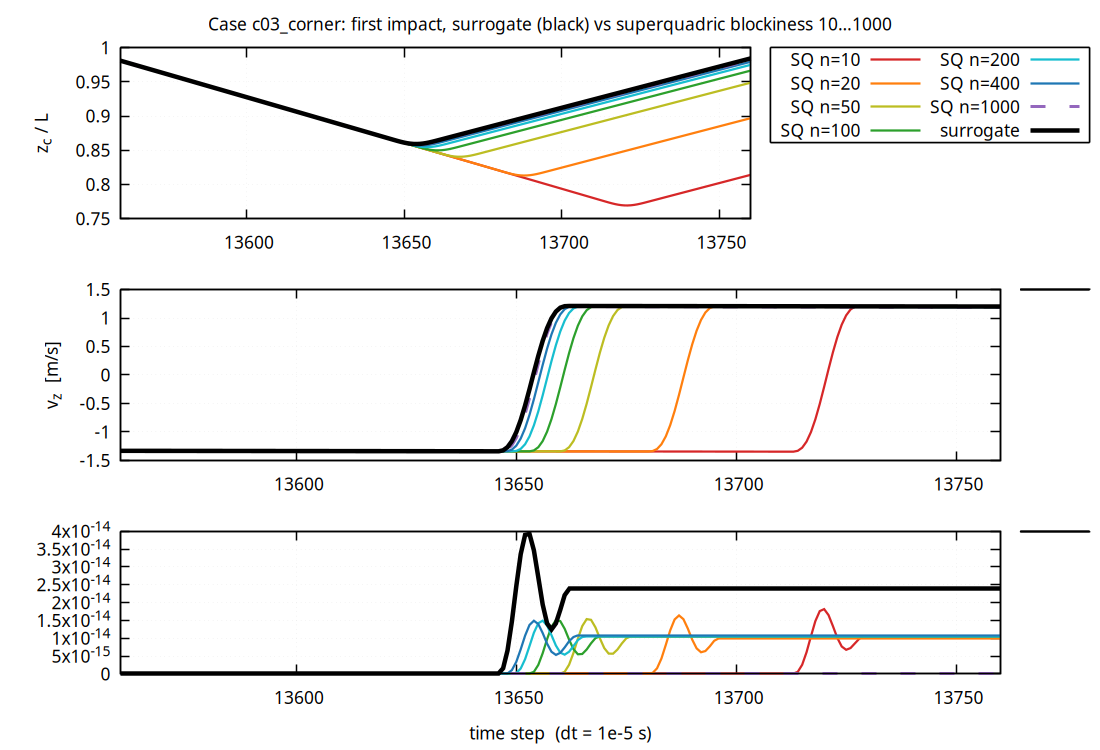

Recreate this plot in gnuplot.
load "common.gp"
set output "fig_c03_corner_first_impact.png"
set multiplot layout 3,1 title "Case c03_corner: first impact, surrogate (black) vs superquadric blockiness 10…1000" noenhanced
set xrange [13560:13760]
set key outside right
set lmargin 12
P(m) = S."ts_c03_corner_".m.".dat"
set ylabel "z_c / L"
unset xlabel
plot P("sq_n10")   u 1:($5/0.01) w l ls 2 t "SQ n=10", \
     P("sq_n20")   u 1:($5/0.01) w l ls 3 t "SQ n=20", \
     P("sq_n50")   u 1:($5/0.01) w l ls 4 t "SQ n=50", \
     P("sq_n100")  u 1:($5/0.01) w l ls 5 t "SQ n=100", \
     P("sq_n200")  u 1:($5/0.01) w l ls 6 t "SQ n=200", \
     P("sq_n400")  u 1:($5/0.01) w l ls 7 t "SQ n=400", \
     P("sq_n1000") u 1:($5/0.01) w l ls 8 t "SQ n=1000", \
     P("surrogate") u 1:($5/0.01) w l ls 1 t "surrogate"
set ylabel "v_z  [m/s]"
plot P("sq_n10")   u 1:8 w l ls 2 notitle, P("sq_n20") u 1:8 w l ls 3 notitle, P("sq_n50") u 1:8 w l ls 4 notitle, \
     P("sq_n100")  u 1:8 w l ls 5 notitle, P("sq_n200") u 1:8 w l ls 6 notitle, P("sq_n400") u 1:8 w l ls 7 notitle, \
     P("sq_n1000") u 1:8 w l ls 8 notitle, P("surrogate") u 1:8 w l ls 1 notitle
set ylabel "|ω|  [rad/s]"
set xlabel "time step  (dt = 1e-5 s)"
W(i,j,k) = sqrt(i*i+j*j+k*k)
plot P("sq_n10")   u 1:(W($9,$10,$11)) w l ls 2 notitle, P("sq_n20") u 1:(W($9,$10,$11)) w l ls 3 notitle, \
     P("sq_n50")   u 1:(W($9,$10,$11)) w l ls 4 notitle, P("sq_n100") u 1:(W($9,$10,$11)) w l ls 5 notitle, \
     P("sq_n200")  u 1:(W($9,$10,$11)) w l ls 6 notitle, P("sq_n400") u 1:(W($9,$10,$11)) w l ls 7 notitle, \
     P("sq_n1000") u 1:(W($9,$10,$11)) w l ls 8 notitle, P("surrogate") u 1:(W($9,$10,$11)) w l ls 1 notitle
unset multiplot
